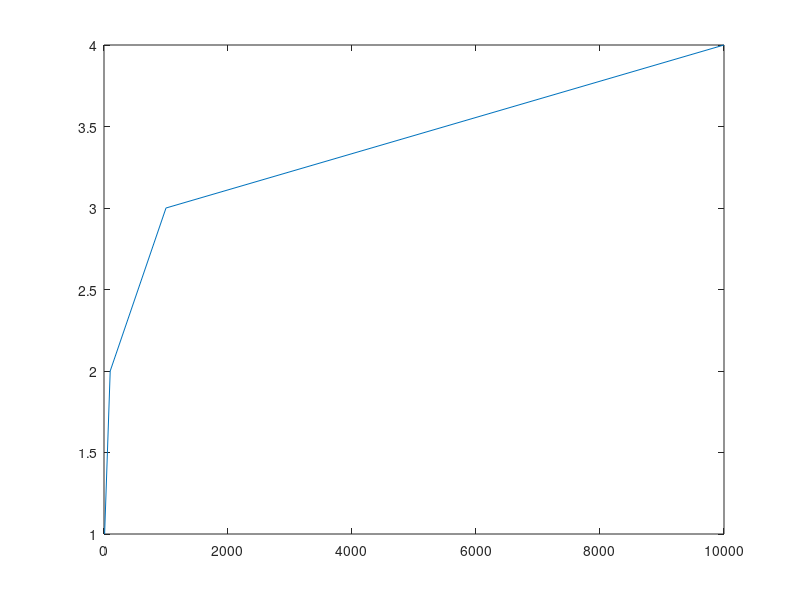
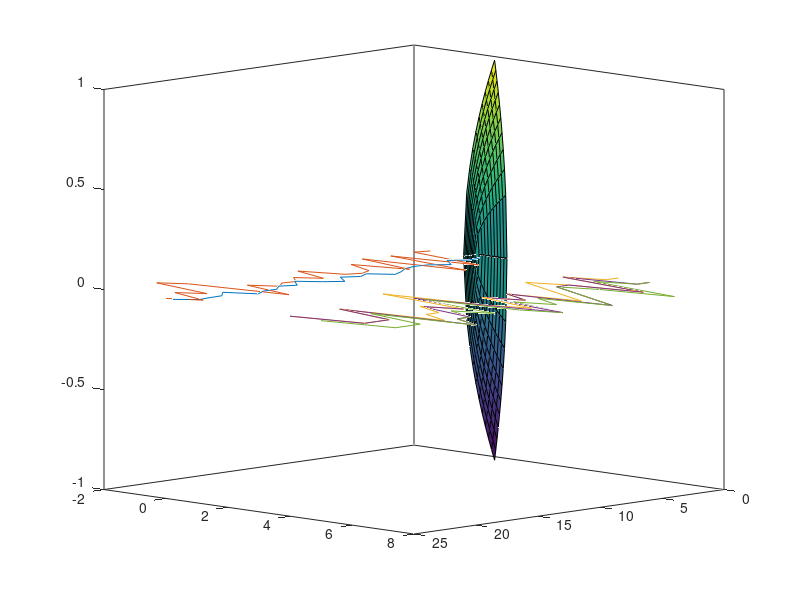

Here is the MATLAB script that generated these plots, in order:
%TASK1

x=linspace(1,4,4)
y=logspace(1,4,4)
z1=rand(1,25)
z2=randn(1,25)
z1Floor=floor(3+5*z1)
z1Round=round(3+5*z1)
z1Ceil=ceil(3+5*z1)

plot(y,x)
figure
plot(z1)
hold on
plot(z2)
hold on
plot (z1Floor)
hold on
plot (z1Round)
hold on
plot (z1Ceil)
hold on

%TASK2

x=0:0.1:1;
z=0:0.1:1;
[X,Z]=meshgrid(x,z);
Y=sqrt(X.*Z);

surf(X,Z,Y);
hold on;
surf(X,Z,-Y);
hold on;
view([45 45 10])






